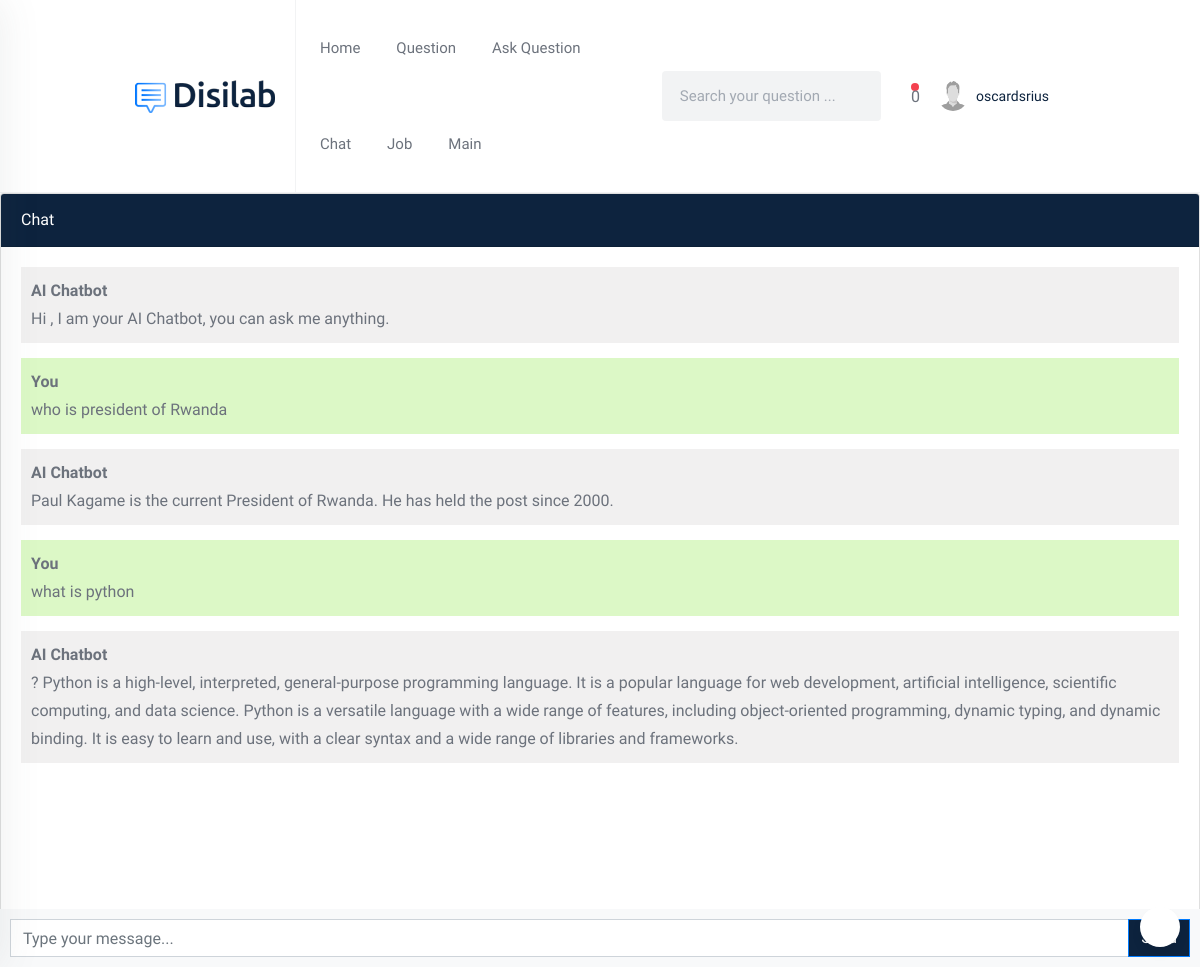
Page /chatbot (signed in) on the earlier database version.
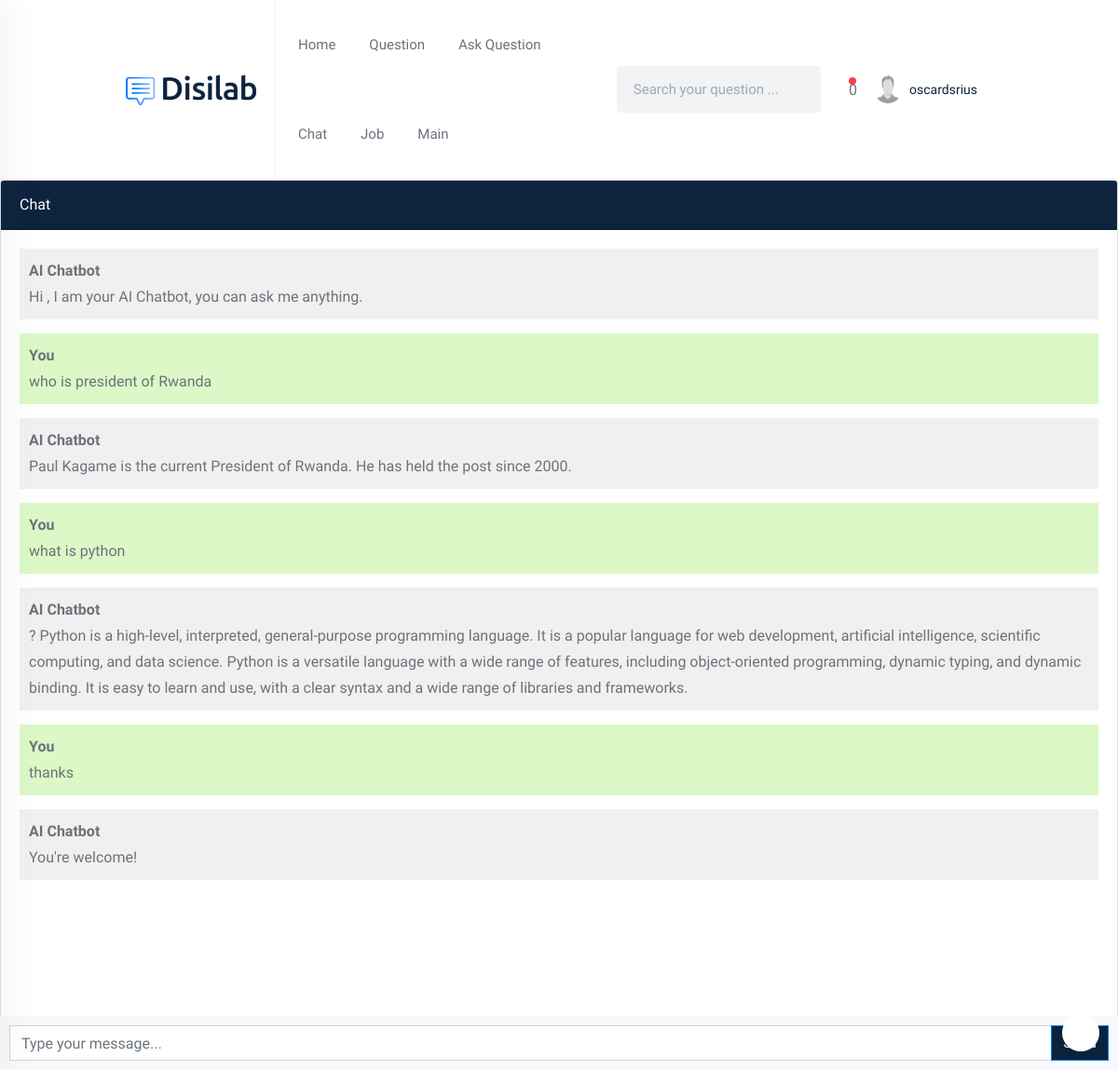
Same page on the later database version.
### home_view/models.py (models this page shows, shortened)
class Chat(models.Model):
    user = models.ForeignKey(User, on_delete=models.CASCADE)
    message = models.TextField()
    response = models.TextField()
    created_at = models.DateTimeField(auto_now_add=True)

### home_view/views.py (the view)
# urls.py: path('chatbot', views.chatbot, name='chatbot'),
def chatbot(request):
    chats = Chat.objects.filter(user=request.user)
    if request.method == 'POST':
        message = request.POST.get('message')
        response = ask_openai(message)
        chat = Chat(user=request.user, message=message, response=response, created_at=timezone.now())
        chat.save()
        return JsonResponse({'message': message, 'response': response})
    return render(request, 'chatbot.html', {'chats': chats})

### home_view/templates/chatbot.html (shortened to what this page needs)
{% extends 'base_white.html' %}
{% load static %}
{% block content %}
<section class="question-area">
   <div class="chat-container">
  <div class="card flex-grow-1">
    <div class="card-header text-white">Chat</div>
      <div class="card-body messages-box">
      <ul class="list-unstyled messages-list">
        <li class="message received">
          <div class="message-text">
            <div class="message-sender">
              <b>AI Chatbot</b>
            </div>
            <div class="message-content">
              Hi {{ user.username }}, I am your AI Chatbot, you can ask me anything.
            </div>
          </div>
        </li>
          {% for chat in chats %}
              {% if chat.user == request.user %}
                  <li class="message sent">
                      <div class="message-text">
                        <div class="message-sender">
                          <b>You</b>
                        </div>
                        <div class="message-content">
                         {{ chat.message }}
                        </div>
                      </div>
                    </li>
                  <li class="message received">
                      <div class="message-text">
                        <div class="message-sender">
                          <b>AI Chatbot</b>
                        </div>
                        <div class="message-content">
                          {{ chat.response }}
                        </div>
                      </div>
                    </li>
              {% endif %}
          {% endfor %}
      </ul>
    </div>
    <br><br>
    <br><br>
    <br><br>
  </div>
  <form class="message-form">
    <div class="input-group">
      <input type="text" class="form-control message-input" placeholder="Type your message...">
      <div class="input-group-append">
        <button type="submit" class="btn btn-primary btn-send">Send</button>
      </div>
    </div>
  </form>
</div>
</section>
{% endblock %}

Differences in the rows shown:
added Chat: message "thanks", response "You're welcome!"
